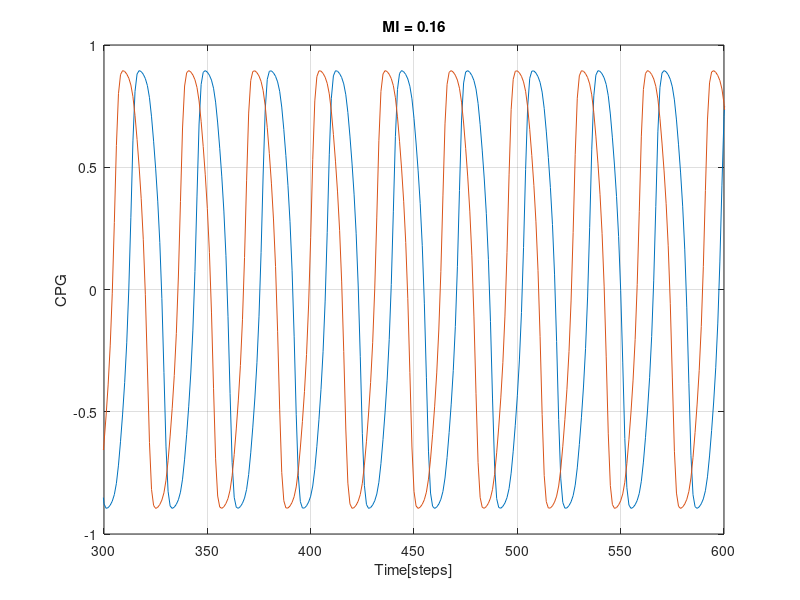
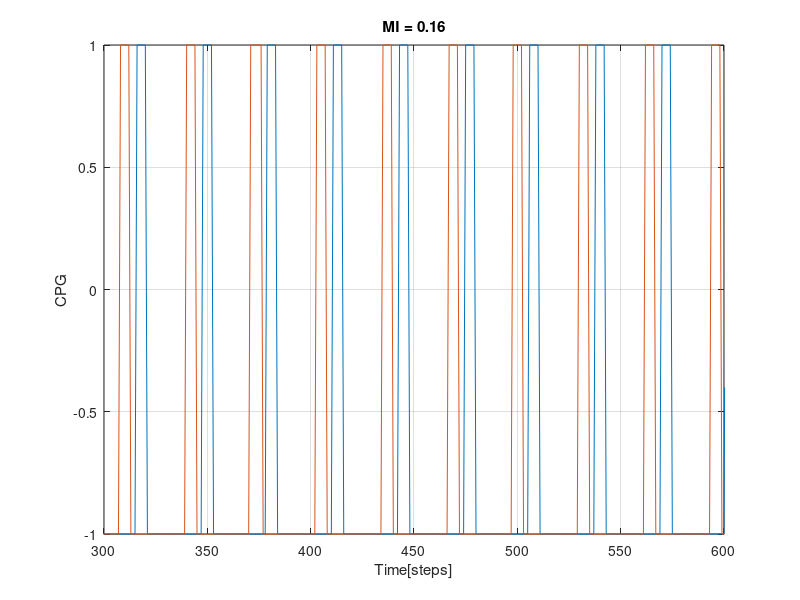
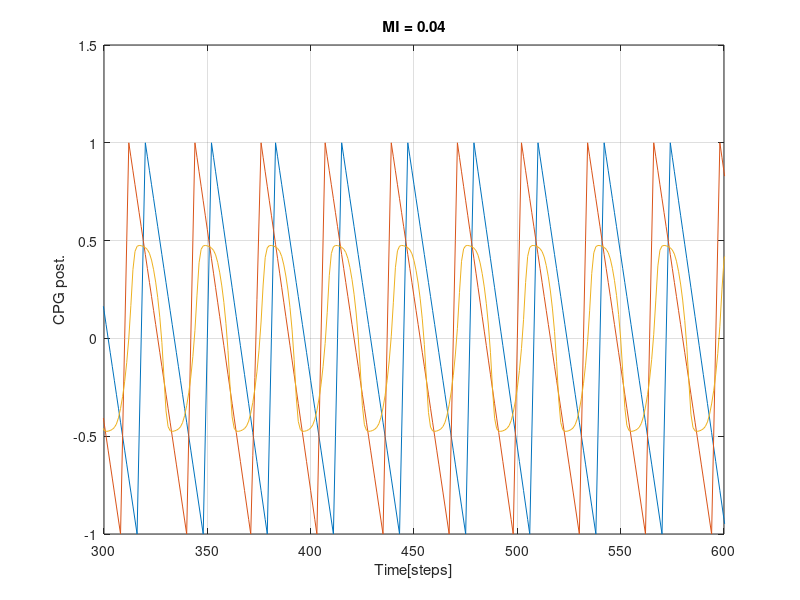
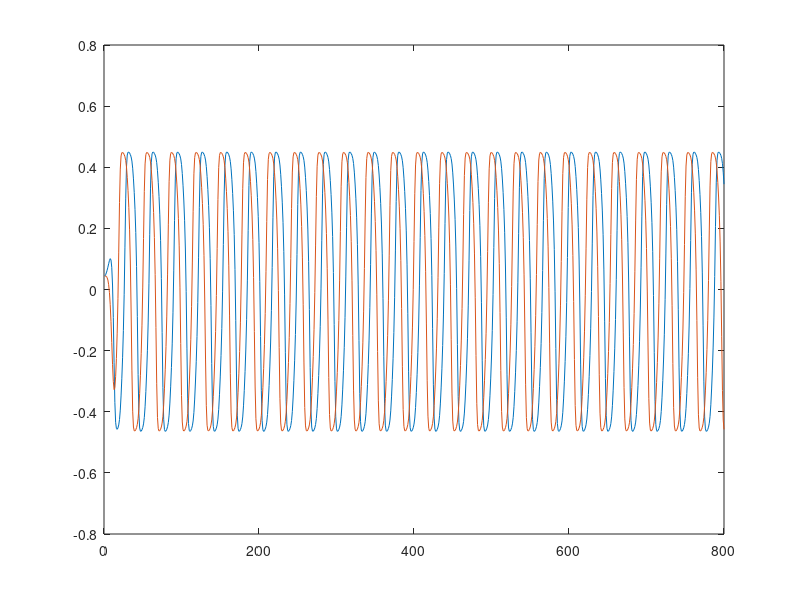

These figures' MATLAB source, in order:
%% Neural Control Oscillator
% VISTEC Internship 2019

%% Clear
clc;
clear all;
close all;
%% Define value
Control_input = 0.169; %Modulatory Input
B1 = 0;
B2 = 0;
a1 = 0;
a2 = 0;
H1 = 0.01;
H2 = 0.01;
w11 = 1.4; %cpg_w.at(0).at(0)
w22 = 1.4; %cpg_w.at(1).at(1)
w12 = 0.18+Control_input; %cpg_w.at(0).at(1)
w21 = -0.18-Control_input; %cpg_w.at(1).at(0)

%% ==== MODULE 1 ====
% CPG
t = 800;
time = 1:t;
count = 0;
for i=1:length(time)-1
% if i >= 300 && i<=500
%     Control_input = 0.04;
% end
% if i >= 500
%     Control_input = 0.12;
% end
w12 = 0.18+Control_input; 
w21 = -0.18-Control_input;
a1(i+1) = w11*H1(i)+w12*H2(i)+B1;
a2(i+1) = w22*H2(i)+w21*H1(i)+B2;
H1(i+1) = tanh(a1(i+1));
H2(i+1) = tanh(a2(i+1));
end

%CPG Plot
figure
plot(time,H1);
hold on
plot(time,H2);
xlim([300 600]);
grid on;
xlabel("Time[steps]")
ylabel("CPG")
title("MI = 0.16")

%% ==== MODULE 2 ====
% CPG post processing
o1_step = [];
o2_step = [];
for i=1:t
    if H1(i)>=0.85
        o1_step(i)=1;
    else
        o1_step(i)=-1;
    end
    if H2(i)>=0.85
        o2_step(i)=1;
    else
        o2_step(i)=-1;
    end  
end
figure
plot(time,o1_step);
hold on
plot(time,o2_step);
xlim([300 600]);
grid on;
xlabel("Time[steps]")
ylabel("CPG")
title("MI = 0.16")


%% Sawtooh graph
sto1 = zeros(1,t);
start1 = 1;
stop1 = 1;
sto2 = zeros(1,t);
start2 = 1;
stop2 = 1;
for i = 1:t-1
    if o1_step(i)-o1_step(i+1)==-2
        stop1 = i+1;
    end
    if o1_step(i)-o1_step(i+1)==2
        start1 = i;
    end
    if stop1>start1
        ii=start1:stop1;
        m = -2/(stop1-start1);
        c = -1-m*stop1;
        sto1(1,start1:stop1) = m*ii+c;    
    end
    if start1>stop1
        ii=stop1:start1;
        m = 2/(start1-stop1);
        c = -1-m*stop1;
        sto1(1,stop1:start1) = m*ii+c;    
    end
    
    if o2_step(i)-o2_step(i+1)==-2
        stop2 = i+1;
    end
    if o2_step(i)-o2_step(i+1)==2
        start2 = i;
    end
    if stop2>start2
        ii=start2:stop2;
        m = -2/(stop2-start2);
        c = -1-m*stop2;
        sto2(1,start2:stop2) = m*ii+c;    
    end
    if start2>stop2
        ii=stop2:start2;
        m = 2/(start2-stop2);
        c = -1-m*stop2;
        sto2(1,stop2:start2) = m*ii+c;    
    end
end
figure;
plot(time,sto1);
hold on
plot(time,sto2);
xlim([300 600]);
grid on;
xlabel("Time[steps]")
ylabel("CPG post.")
title("MI = 0.04")

%% ==== MODULE 3 ====
% VRN

H15 = tanh(H1);
H16 = tanh(1) %[ones(1,10) -ones(1,10)]);
H19 = tanh(1.7246*H15+1.7246*H16-2.48285);
H20 = tanh(-1.7246*H15-1.7246*H16-2.48285);
H21 = tanh(1.7246*H15-1.7246*H16-2.48285);
H22 = tanh(-1.7246*H15+1.7246*H16-2.48285);
H27 = tanh(0.5*H19+0.5*H20-0.5*H21-0.5*H22);
%plot(time,H1);
hold on
plot(time,H27);
grid on

%% ==== MODULE 4 ====
% PSN       
I3 = 1;
H3 = tanh(-I3+1);
H4 = tanh(I3);
H5 = tanh(-5*H3+0.5*H1);
H6 = tanh(0.5*H2-5*H4);
H7 = tanh(-5*H3+0.5*H2);
H8 = tanh(0.5*H1-5*H4);
H9 = tanh(0.5*H5+0.5);
H10 = tanh(0.5*H6+0.5);
H11 = tanh(0.5*H7+0.5);
H12 = tanh(0.5*H8+0.5);
H13 = tanh(3*H9+3*H10-1.35);
H14 = tanh(3*H11+3*H12-1.35);
figure;
plot(time,H13);
hold on
plot(time,H14);



